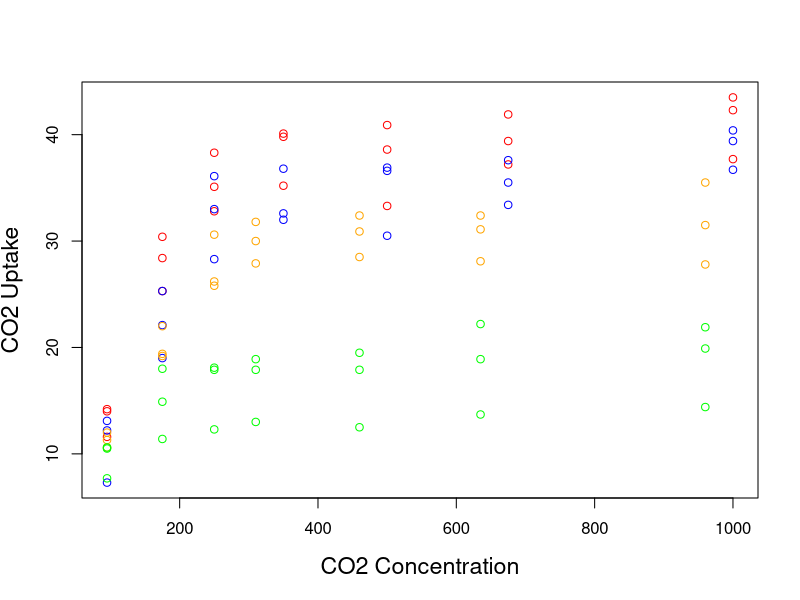
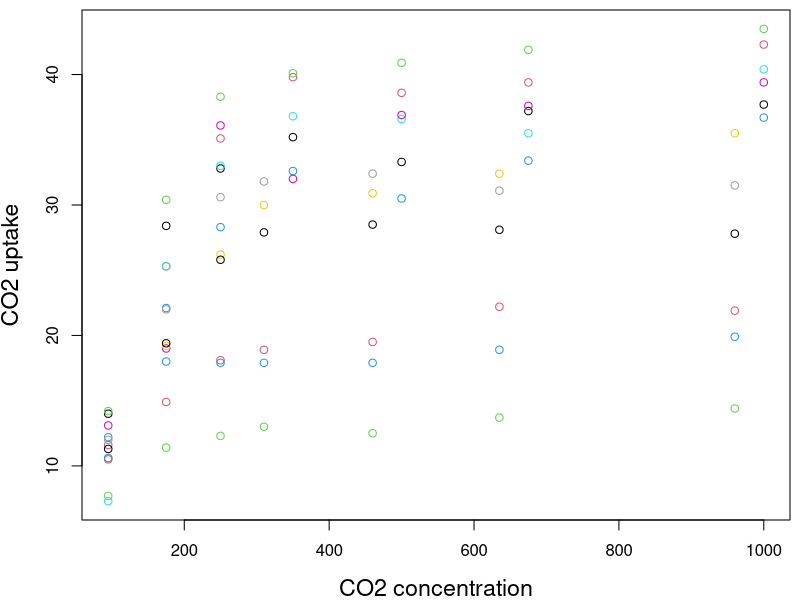
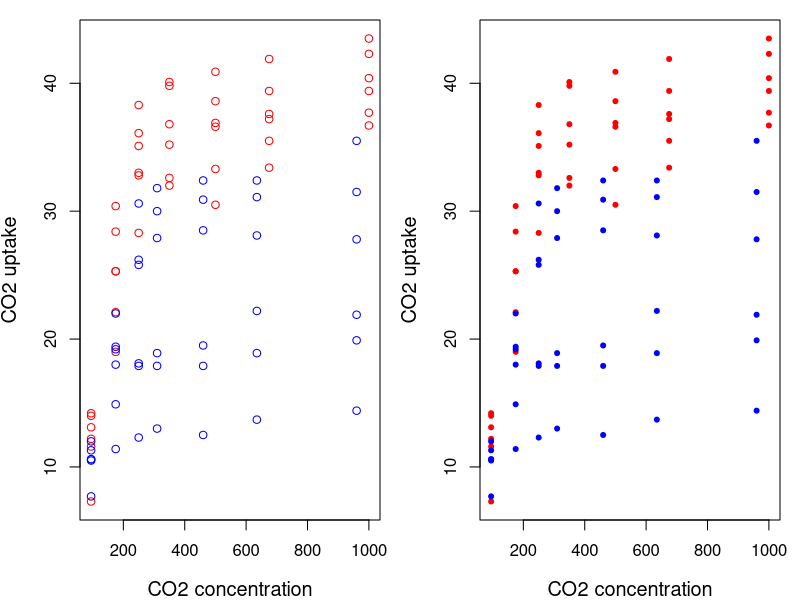

Reproduce these figures in R, in order. (Note: this script raises an error after producing the figures.)
## ---- chunk 1
knitr::opts_chunk$set(
  comment = "#",
  collapse = TRUE,
  warning = FALSE,
  message = FALSE,
  fig.width=6, fig.height=6,
  fig.align = 'center'
)
## ---- chunk 2
  num.vector <- c(1, 4, 3, 98, 32, -76, -4)
## ---- chunk 3
  num.vector
## ---- chunk 4
  siteID <- c("A1.01", "A1.02", "B1.01", "B1.02")
  soil_pH <- c(5.6, 7.3, 4.1, 6.0)
  num.sp <- c(17, 23, 15, 7)
  treatment <- c("Fert", "Fert", "No_fert", "No_fert")
## ---- chunk 5
  my.first.df <- data.frame(siteID, soil_pH, num.sp, treatment)
## ---- chunk 6
  my.first.df
## ---- chunk 7
  my.first.list <- list(siteID, soil_pH, num.sp, treatment)
## ---- chunk 8
  my.first.list
## ---- chunk 9
Paws <- "cat"
Scruffy <- "dog"
Sassy <- "cat"
Brigitte <- "hen"
animals <- c(Paws, Scruffy, Sassy, Brigitte)
## ---- chunk 10
animals <- c(Paws, Scruffy, Sassy, Brigitte)

for(val in 1:4) {
  if(animals[val] == 'cat') {
    print("meow")
  }else if(animals[val] == 'dog') {
    print("woof")
  }else print("what?")
}
## ---- chunk 11
if (2+2 == 4) { #<<
  print("Arithmetic works.")
} else { #<<
  print("Houston, we have a problem.")
} #<<
## ---- chunk 12
for(m in 1:5) {
  print(m*2)
}
## ---- chunk 13
for(m in 6:10) {
  print(m*2)
}
## ---- chunk 14
for (i in 4:5) { # for i in 4 to 5
  print(colnames(CO2)[i])
  print(mean(CO2[,i])) # print the mean of that column from the CO2 dataset
}
## ---- chunk 15
# Output

for (i in 1:3) {
  for (n in 1:3) {
    print (i*n)
  }
}
## ---- chunk 16
(height <- matrix(c(1:10, 21:30),
                 nrow = 5,
                 ncol = 4))

## ---- chunk 17
apply(X = height,
      MARGIN = 1,
      FUN = mean)

## ---- chunk 18
SimulatedData <- list(SimpleSequence = 1:4,
             Norm10 = rnorm(10),
             Norm20 = rnorm(20, 1),
             Norm100 = rnorm(100, 5))

# Apply mean to each element of the list
lapply(SimulatedData, mean)
## ---- chunk 19
SimulatedData <- list(SimpleSequence = 1:4,
             Norm10 = rnorm(10),
             Norm20 = rnorm(20, 1),
             Norm100 = rnorm(100, 5))
## ---- chunk 20
# Apply mean to each element of the list
sapply(SimulatedData, mean)
## ---- chunk 21
lilySeeds <- c(80, 65, 89, 23, 21)
poppySeeds <- c(20, 35, 11, 77, 79)
## ---- chunk 22
# Output
mapply(sum, lilySeeds, poppySeeds)
## ---- chunk 23
head(mtcars)
## ---- chunk 24
# get the mean hp by cylinder groups
tapply(mtcars$hp, mtcars$cyl, FUN = mean)
## ---- chunk 25
for (i in 1:dim(CO2)[1]) {
  if(CO2$Type[i] == "Quebec") {
    CO2$uptake[i] <- CO2$uptake[i] - 2
  }
}
## ---- chunk 26
tapply(CO2$uptake, CO2$Type, mean)
## ---- chunk 27
count <- 0

for (i in 1:nrow(CO2)) {
  if (CO2$Treatment[i] == "nonchilled") next
  # Skip to next iteration if treatment is nonchilled
  count <- count + 1
}
print(count) # The count and print command were performed 42 times.
## ---- chunk 28
sum(CO2$Treatment == "nonchilled")
## ---- chunk 29
data(CO2)
## ---- chunk 30
for (i in 1:nrow(CO2)) {
  if(CO2$Type[i] == "Mississippi") {
    if(CO2$conc[i] < 300) next
    CO2$conc[i] <- CO2$conc[i] - 20
  }
}
## ---- chunk 31
for (i in 1:nrow(CO2)) {
  if(CO2$Type[i] == "Mississippi" && CO2$conc[i] >= 300) {
    CO2$conc[i] <- CO2$conc[i] - 20
  }
}
## ---- chunk 32
plot(x=CO2$conc, y=CO2$uptake, type="n", cex.lab=1.4, xlab="CO2 Concentration", ylab="CO2 Uptake") # Type "n" tells R to not actually plot the points.

for (i in 1:length(CO2[,1])) {
  if (CO2$Type[i] == "Quebec" & CO2$Treatment[i] == "nonchilled") {
    points(CO2$conc[i], CO2$uptake[i], col = "red")
  }
  if (CO2$Type[i] == "Quebec" & CO2$Treatment[i] == "chilled") {
    points(CO2$conc[i], CO2$uptake[i], col = "blue")
  }
  if (CO2$Type[i] == "Mississippi" & CO2$Treatment[i] == "nonchilled") {
    points(CO2$conc[i], CO2$uptake[i], col = "orange")
  }
  if (CO2$Type[i] == "Mississippi" & CO2$Treatment[i] == "chilled") {
    points(CO2$conc[i], CO2$uptake[i], col = "green")
  }
}
## ---- chunk 33
par(mar = c(4, 4.1, 0.5, 0.5))
plot(x = CO2$conc, y = CO2$uptake, type = "n", cex.lab=1.4,
     xlab = "CO2 concentration", ylab = "CO2 uptake")

plants <- unique(CO2$Plant)

for (i in 1:nrow(CO2)){
  for (p in 1:length(plants)) {
    if (CO2$Plant[i] == plants[p]) {
      points(CO2$conc[i], CO2$uptake[i], col = p)
}}}
## ---- chunk 34
operations <- function(number1, number2, number3) {
  result <- (number1 + number2) * number3
  print(result)
}
## ---- chunk 35
operations(1, 2, 3)
## ---- chunk 36
print_animal <- function(animal) {
  if (animal == "dog") {
    print("woof")
  } else if (animal == "cat") {
    print("meow")
  }
}
## ---- chunk 37
Scruffy <- "dog"
Paws <- "cat"

print_animal(Scruffy)

print_animal(Paws)
## ---- chunk 38
operations <- function(number1, number2, number3 = 3) {
  result <- (number1 + number2) * number3
  print(result)
}

operations(1, 2, 3) # is equivalent to
operations(1, 2)
operations(1, 2, 2) # we can still change the value of number3 if needed
## ---- chunk 39
plot.CO2 <- function(CO2, ...) {
  plot(x = CO2$conc, y = CO2$uptake, type = "n", ...)

  for (i in 1:length(CO2[,1])){
     if (CO2$Type[i] == "Quebec") {
       points(CO2$conc[i], CO2$uptake[i], col="red", type="p", ...)
     } else if (CO2$Type[i] == "Mississippi") {
       points(CO2$conc[i], CO2$uptake[i], col="blue", type="p", ...)
     }
  }
}
par(mfrow=c(1,2), mar = c(4,4,1,1))
plot.CO2(CO2, cex.lab=1.2, xlab="CO2 concentration", ylab="CO2 uptake")
plot.CO2(CO2, cex.lab=1.2, xlab="CO2 concentration", ylab="CO2 uptake", pch=20)
## ---- chunk 40
sum2 <- function(...){
  args <- list(...) #<<
  result <- 0
  for (i in args)  {
    result <- result + i
  }
  return (result)
}

sum2(2, 3)
sum2(2, 4, 5, 7688, 1)
## ---- chunk 41
myfun <- function(x) {
  if (x < 10) {
    0
  } else {
    10
  }
}

myfun(5)
myfun(15)
## ---- chunk 42
simplefun1 <- function(x) {
  if (x<0)
  return(x)
}
## ---- chunk 43
simplefun2 <- function(x, y) {
  z <- x + y
  return(list("result" = z,
              "x" = x,
              "y" = y))
}
## ---- chunk 44
simplefun2(1, 2)
## ---- chunk 45
var1 <- 3     # var1 is defined outside our function
vartest <- function() {
  a <- 4      # 'a' is defined inside
  print(a)    # print 'a'
  print(var1) # print var1
}

a             # we cannot print 'a' as it exists only inside the function

vartest()     # calling vartest() will print a and var1

rm(var1)      # remove var1
vartest()     # calling the function again doesn't work anymore
## ---- chunk 46
var1 <- 3     # var1 is defined outside our function
vartest <- function(var1) {
  print(var1) # print var1
}

vartest(8)    # Inside our function var1 is now our argument and takes its value

var1          # var1 still has the same value
